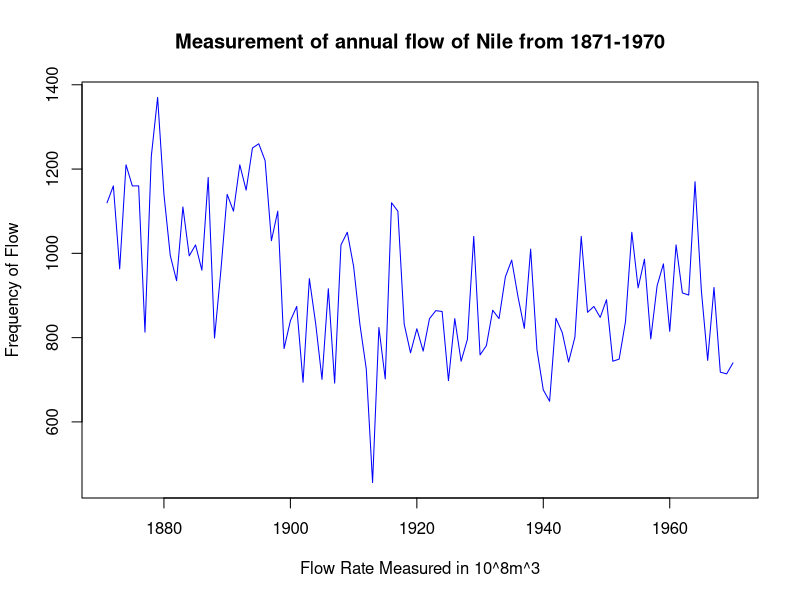

Recreate this plot in R.
### SETUP ###
getwd()
library(datasets)
library(viridis)

data("Nile")

## DATA ##
class(Nile)
dim(Nile)
head(Nile)
summary(Nile)

## PLOTTING ## 
par(mfrow = c(1,1))
plot(Nile, pch = 16, cex = 1.5, col = 'blue',
     main = 'Measurement of annual flow of Nile from 1871-1970', 
     xlab = 'Flow Rate Measured in 10^8m^3', ylab = 'Frequency of Flow')


freq_table <- table(Nile)
print(freq_table)


dev.off()


## Another Orange Tree Plot for Practice ## 
